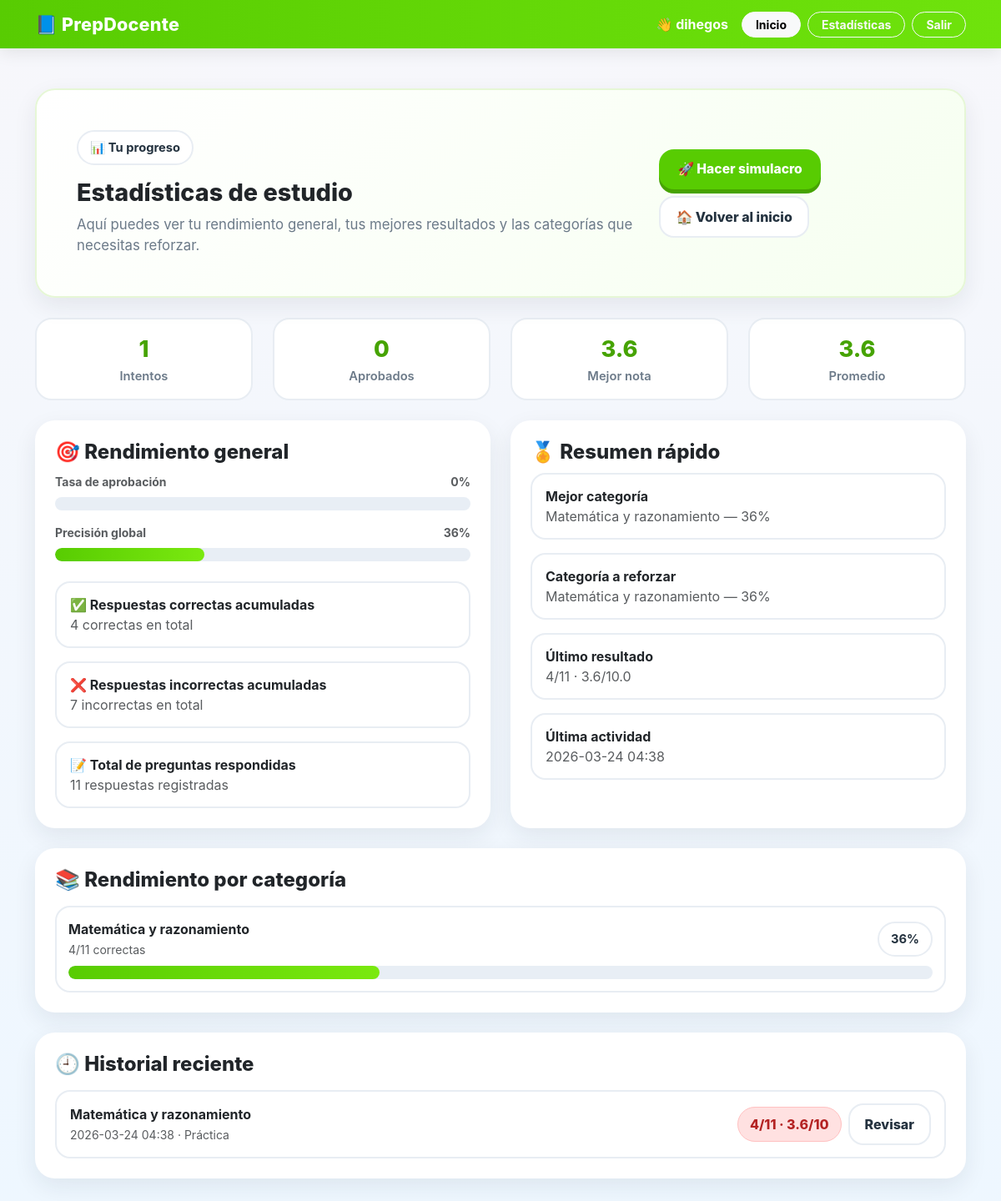
The app's page /stats (signed in) with its own data.
### prepdocente/models.py (models this page shows, shortened)
class User(UserMixin, db.Model):
    id = db.Column(db.Integer, primary_key=True)
    username = db.Column(db.String(80), unique=True, nullable=False, index=True)
    email = db.Column(db.String(120), unique=True, nullable=True, index=True)
    password_hash = db.Column(db.String(255), nullable=False)
    created_at = db.Column(db.DateTime, default=datetime.utcnow)
    attempts = db.relationship(
        "Attempt",
        backref="user",
        lazy=True,
        cascade="all, delete-orphan"
    )

class Question(db.Model):
    id = db.Column(db.Integer, primary_key=True)
    number = db.Column(db.Integer, nullable=False, unique=True)
    category = db.Column(db.String(120), nullable=False)
    prompt = db.Column(db.Text, nullable=False)
    option_a = db.Column(db.Text, nullable=False)
    option_b = db.Column(db.Text, nullable=False)
    option_c = db.Column(db.Text, nullable=False)
    option_d = db.Column(db.Text, nullable=False)
    correct_option = db.Column(db.String(1), nullable=False)
    explanation = db.Column(db.Text, nullable=True)
    image = db.Column(db.String(255), nullable=True)
    video_url = db.Column(db.String(500), nullable=True)

class Attempt(db.Model):
    id = db.Column(db.Integer, primary_key=True)
    user_id = db.Column(db.Integer, db.ForeignKey("user.id"), nullable=False)
    mode = db.Column(db.String(20), default="practice")
    category = db.Column(db.String(120), nullable=True)
    quiz_set = db.Column(db.Integer, default=1)
    score = db.Column(db.Integer, default=0)
    total_questions = db.Column(db.Integer, default=0)
    grade_10 = db.Column(db.Float, default=0.0)
    passed = db.Column(db.Boolean, default=False)
    started_at = db.Column(db.DateTime, default=datetime.utcnow)
    answers = db.relationship(
        "Answer",
        backref="attempt",
        lazy=True,
        cascade="all, delete-orphan"
    )

### prepdocente/routes.py (the view)
@main_bp.route("/stats")
@login_required
def stats():
    attempts = (
        Attempt.query
        .filter_by(user_id=current_user.id)
        .order_by(Attempt.started_at.desc())
        .all()
    )
    total_attempts = len(attempts)
    passed_attempts = sum(1 for a in attempts if a.passed)
    best_grade = round(max((a.grade_10 for a in attempts), default=0), 1)
    avg_grade = round(
        sum(a.grade_10 for a in attempts) / total_attempts, 1
    ) if total_attempts else 0
    total_correct = sum(a.score for a in attempts)
    total_answered = sum(a.total_questions for a in attempts)
    total_incorrect = total_answered - total_correct
    pass_rate = round((passed_attempts / total_attempts) * 100) if total_attempts else 0
    accuracy_rate = round((total_correct / total_answered) * 100) if total_answered else 0
    last_attempt = attempts[0] if attempts else None
    recent_attempts = attempts[:10]
    category_stats = build_category_stats_from_attempts(attempts)
    best_category = category_stats[0] if category_stats else None
    weakest_category = category_stats[-1] if category_stats else None
    return render_template(
        "stats.html",
        total_attempts=total_attempts,
        passed_attempts=passed_attempts,
        best_grade=best_grade,
        avg_grade=avg_grade,
        total_correct=total_correct,
        total_incorrect=total_incorrect,
        total_answered=total_answered,
        pass_rate=pass_rate,
        accuracy_rate=accuracy_rate,
        category_stats=category_stats,
        best_category=best_category,
        weakest_category=weakest_category,
        last_attempt=last_attempt,
        recent_attempts=recent_attempts,
    )

### prepdocente/templates/stats.html (shortened to what this page needs)
{% extends 'base.html' %}
{% block content %}
<div class="card hero-card mb-4">
    <div class="card-body p-4 p-md-5">
        <div class="d-flex flex-column flex-lg-row justify-content-between align-items-lg-center gap-3">
            <div>
                <div class="duo-pill mb-3">📊 Tu progreso</div>
                <h1 class="duo-title mb-2">Estadísticas de estudio</h1>
                <p class="duo-subtitle mb-0">
                    Aquí puedes ver tu rendimiento general, tus mejores resultados
                    y las categorías que necesitas reforzar.
                </p>
            </div>
            <div class="d-flex gap-2 flex-wrap">
                <a href="{{ url_for('main.quiz_all') }}" class="btn-duolingo-pro">
                    🚀 Hacer simulacro
                </a>
                <a href="{{ url_for('main.index') }}" class="btn-duo-outline">
                    🏠 Volver al inicio
                </a>
            </div>
        </div>
    </div>
</div>
<div class="row g-4 mb-4">
    <div class="col-6 col-md-3">
        <div class="duo-stat">
            <div class="duo-stat-number">{{ total_attempts }}</div>
            <div class="duo-stat-label">Intentos</div>
        </div>
    </div>
    <div class="col-6 col-md-3">
        <div class="duo-stat">
            <div class="duo-stat-number">{{ passed_attempts }}</div>
            <div class="duo-stat-label">Aprobados</div>
        </div>
    </div>
    <div class="col-6 col-md-3">
        <div class="duo-stat">
            <div class="duo-stat-number">{{ best_grade }}</div>
            <div class="duo-stat-label">Mejor nota</div>
        </div>
    </div>
    <div class="col-6 col-md-3">
        <div class="duo-stat">
            <div class="duo-stat-number">{{ avg_grade }}</div>
            <div class="duo-stat-label">Promedio</div>
        </div>
    </div>
</div>
<div class="row g-4 mb-4">
    <div class="col-lg-6">
        <div class="card h-100">
            <div class="card-body p-4">
                <h4 class="section-card-title">🎯 Rendimiento general</h4>
                <div class="mb-3">
                    <div class="d-flex justify-content-between small fw-bold text-muted mb-2">
                        <span>Tasa de aprobación</span>
                        <span>{{ pass_rate }}%</span>
                    </div>
                    <div class="duo-progress">
                    </div>
                </div>
                <div class="mb-3">
                    <div class="d-flex justify-content-between small fw-bold text-muted mb-2">
                        <span>Precisión global</span>
                        <span>{{ accuracy_rate }}%</span>
                    </div>
                    <div class="duo-progress">
                        <div class="duo-progress-bar" style="width: {{ accuracy_rate }}%;"></div>
                    </div>
                </div>
                <div class="mt-4">
                    <div class="attempt-item mb-3">
                        <div class="fw-bold">✅ Respuestas correctas acumuladas</div>
                        <div class="text-muted">{{ total_correct }} correctas en total</div>
                    </div>
                    <div class="attempt-item mb-3">
                        <div class="fw-bold">❌ Respuestas incorrectas acumuladas</div>
                        <div class="text-muted">{{ total_incorrect }} incorrectas en total</div>
                    </div>
                    <div class="attempt-item">
                        <div class="fw-bold">📝 Total de preguntas respondidas</div>
                        <div class="text-muted">{{ total_answered }} respuestas registradas</div>
                    </div>
                </div>
            </div>
        </div>
    </div>
    <div class="col-lg-6">
        <div class="card h-100">
            <div class="card-body p-4">
                <h4 class="section-card-title">🏅 Resumen rápido</h4>
                <div class="attempt-item mb-3">
                    <div class="fw-bold">Mejor categoría</div>
                    <div class="text-muted">
                        {% if best_category %}
                            {{ best_category.name }} — {{ best_category.accuracy }}%
                        {% else %}
                            Aún sin datos suficientes
                        {% endif %}
                    </div>
                </div>
                <div class="attempt-item mb-3">
                    <div class="fw-bold">Categoría a reforzar</div>
                    <div class="text-muted">
                        {% if weakest_category %}
                            {{ weakest_category.name }} — {{ weakest_category.accuracy }}%
                        {% else %}
                            Aún sin datos suficientes
                        {% endif %}
                    </div>
                </div>
                <div class="attempt-item mb-3">
                    <div class="fw-bold">Último resultado</div>
                    <div class="text-muted">
                        {% if last_attempt %}
                            {{ last_attempt.score }}/{{ last_attempt.total_questions }}
                            · {{ "%.1f"|format(last_attempt.grade_10) }}/10.0
                        {% else %}
                            Aún no has realizado intentos
                        {% endif %}
                    </div>
                </div>
                <div class="attempt-item">
                    <div class="fw-bold">Última actividad</div>
                    <div class="text-muted">
                        {% if last_attempt %}
                            {{ last_attempt.started_at.strftime('%Y-%m-%d %H:%M') }}
                        {% else %}
                            Sin actividad registrada
                        {% endif %}
                    </div>
                </div>
            </div>
        </div>
    </div>
</div>
<div class="card mb-4">
    <div class="card-body p-4">
        <h4 class="section-card-title">📚 Rendimiento por categoría</h4>
        {% if category_stats %}
            <div class="d-flex flex-column gap-3 mt-3">
                {% for item in category_stats %}
                    <div class="category-item">
                        <div class="d-flex flex-column flex-md-row justify-content-between align-items-md-center gap-3 mb-2">
                            <div>
                                <div class="fw-bold">{{ item.name }}</div>
                                <small class="text-muted">
                                    {{ item.correct }}/{{ item.total }} correctas
                                </small>
                            </div>
                            <div class="duo-pill">
                                {{ item.accuracy }}%
                            </div>
                        </div>
                        <div class="duo-progress">
                            <div class="duo-progress-bar" style="width: {{ item.accuracy }}%;"></div>
                        </div>
                    </div>
                {% endfor %}
            </div>
        {% else %}
            <p class="text-muted mb-0">Todavía no hay datos por categoría.</p>
        {% endif %}
    </div>
</div>
<div class="card">
    <div class="card-body p-4">
        <h4 class="section-card-title">🕘 Historial reciente</h4>
        {% if recent_attempts %}
            <div class="d-flex flex-column gap-3 mt-3">
                {% for attempt in recent_attempts %}
                    <div class="attempt-item d-flex flex-column flex-md-row justify-content-between align-items-md-center gap-3">
                        <div>
                            <div class="fw-bold">
                                {{ attempt.category or 'Simulacro completo' }}
                            </div>
                            <small class="text-muted">
                                {{ attempt.started_at.strftime('%Y-%m-%d %H:%M') }}
                                {% if attempt.mode %}
                                    ·
                                    {% if attempt.mode == 'exam' %}
                                        Simulacro
                                    {% else %}
                                        Práctica
                                    {% endif %}
                                {% endif %}
                            </small>
                        </div>
                        <div class="d-flex align-items-center gap-2 flex-wrap">
                            {% if attempt.passed %}
                                <span class="badge-duo-success">
                                    {{ attempt.score }}/{{ attempt.total_questions }} · {{ "%.1f"|format(attempt.grade_10) }}/10
                                </span>
                            {% else %}
                                <span class="badge-duo-danger">
                                    {{ attempt.score }}/{{ attempt.total_questions }} · {{ "%.1f"|format(attempt.grade_10) }}/10
                                </span>
                            {% endif %}
                            <a href="{{ url_for('main.review', attempt_id=attempt.id) }}" class="btn-duo-outline">
                                Revisar
                            </a>
                        </div>
                    </div>
                {% endfor %}
            </div>
        {% else %}
            <p class="text-muted mb-0">Aún no has realizado intentos.</p>
        {% endif %}
    </div>
</div>
{% endblock %}

### prepdocente/templates/base.html (shortened to what this page needs)
<!doctype html>
<html lang="es">
<head>
    <link href="https://cdn.jsdelivr.net/npm/bootstrap@5.3.3/dist/css/bootstrap.min.css" rel="stylesheet">
    <link rel="stylesheet" href="{{ url_for('static', filename='style.css') }}">
</head>
<body>
<nav class="navbar navbar-expand-lg navbar-dark navbar-duo">
    <div class="container">
        <a class="navbar-brand" href="{{ url_for('main.index') }}">📘 PrepDocente</a>
        <div class="d-flex gap-2 align-items-center flex-wrap">
            {% if current_user.is_authenticated %}
                <span class="text-white fw-bold me-2">👋 {{ current_user.username }}</span>
                <a class="btn btn-light btn-sm fw-bold rounded-pill px-3" href="{{ url_for('main.index') }}">Inicio</a>
                <a class="btn btn-outline-light btn-sm fw-bold rounded-pill px-3" href="{{ url_for('main.stats') }}">Estadísticas</a>
                <a class="btn btn-outline-light btn-sm fw-bold rounded-pill px-3" href="{{ url_for('main.logout') }}">Salir</a>
            {% else %}
                <a class="btn btn-light btn-sm fw-bold rounded-pill px-3" href="{{ url_for('main.login') }}">Entrar</a>
                <a class="btn btn-outline-light btn-sm fw-bold rounded-pill px-3" href="{{ url_for('main.register') }}">Crear cuenta</a>
            {% endif %}
        </div>
    </div>
</nav>
<div class="container py-4 py-md-5">
    {% block content %}{% endblock %}
</div>
</body>
</html>

### records on screen
User: username "dihegos"
Question: name "Matemática y razonamiento", correct "4", total "11", accuracy "36"
Attempt: score "4", total_questions "11", grade_10 "3.6", started_at "2026-03-24 04:38", category "Matemática y razonamiento", mode "Práctica"

### other values on screen
{{ total_attempts }} "1"
{{ passed_attempts }} "0"
{{ best_grade }} "3.6"
{{ avg_grade }} "3.6"
{{ pass_rate }} "0"
{{ accuracy_rate }} "36"
{{ total_correct }} "4"
{{ total_incorrect }} "7"
{{ total_answered }} "11"
{{ best_category.accuracy }} "36"
{{ weakest_category.accuracy }} "36"
